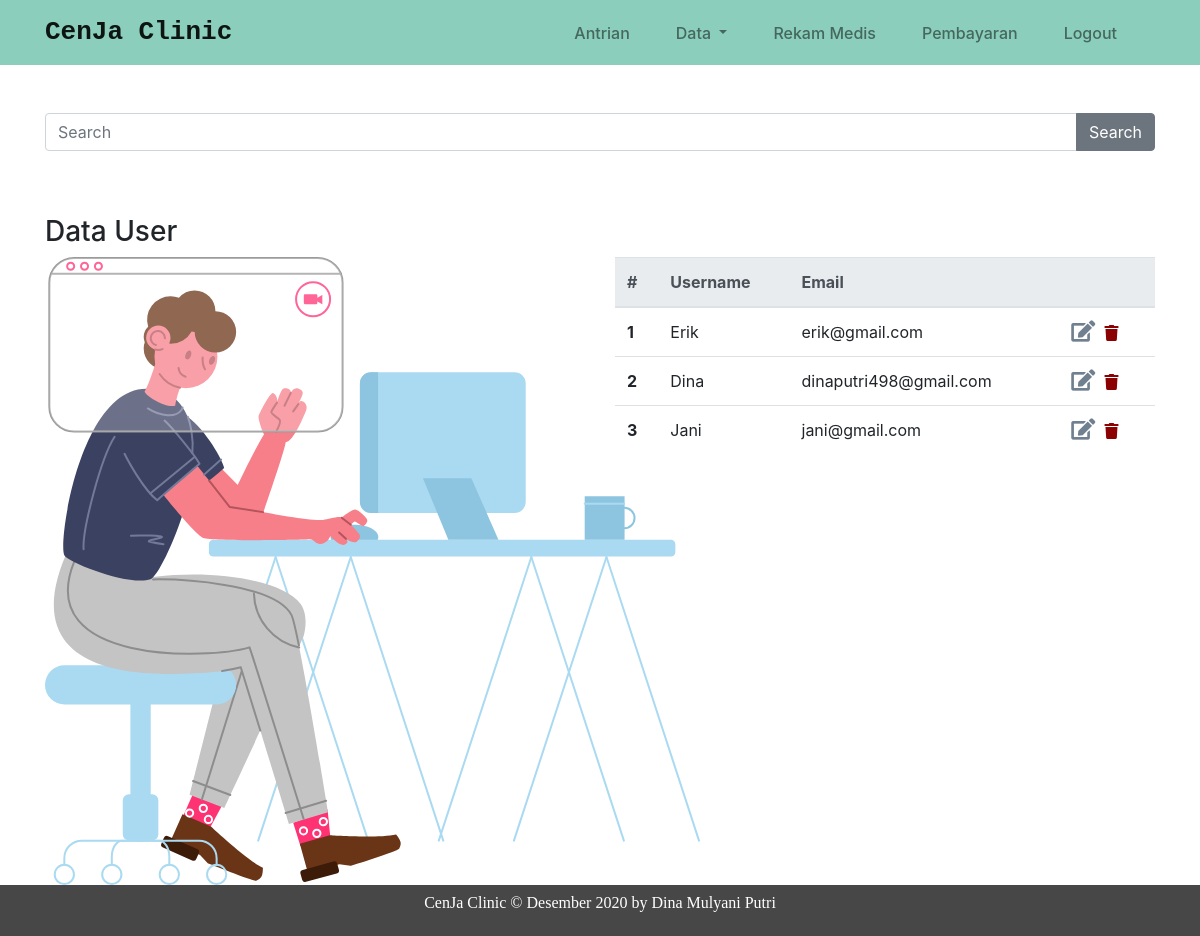
The app's page /index.php/user with its own data.
### tables this page shows
CREATE TABLE `users` (
  `id_user` int(11) NOT NULL,
  `username` varchar(30) NOT NULL,
  `email` varchar(30) NOT NULL,
  `password` varchar(256) NOT NULL
);

### application/controllers/User.php (called while the page is built, shortened)
<?php
class User extends CI_Controller
{
    public function __construct()
    {
        $this->load->model('User_model');
        $this->load->library('form_validation');
        $this->load->helper('form');
    }
    public function index()
    {
        $data['judul'] = "List Pasien";
        $data['users'] = $this->User_model->getAllUser();
        $this->load->view('template/header', $data);
        $this->load->view('klinik/user', $data);
        $this->load->view('template/footer');
    }
}

### index.php (called while the page is built, shortened)
<?php
require_once BASEPATH.'core/CodeIgniter.php';

### application/models/User_model.php (called while the page is built, shortened)
<?php
class User_model extends CI_model
{
    public function getAllUser()
    {
        return $this->db->get('users')->result_array();
    }
}

### application/views/klinik/user.php (the view, shortened to what this page needs)
<div class="container">
    <div class="row mt-5 mb-5">
        <div class="col">
            <form action="" method="post">
                <div class="input-group mb-3">
                    <input type="text" class="form-control" placeholder="Search" name="keyword">
                    <div class="input-group-append">
                        <button class="btn btn-secondary" type="submit">Search</button>
                    </div>
                </div>
            </form>
        </div>
    </div>
    <h3 class="mt-5">Data User</h3>
    <div class="row">
        <div class="col-md-6">
            <img src="<?php echo base_url(); ?>assets/img/remote-work-man.svg" alt="">
        </div>
        <div class="col-md-6">
            <table class="table">
                <thead class="thead-light">
                    <tr>
                        <th scope="col">#</th>
                        <th scope="col">Username</th>
                        <th scope="col">Email</th>
                        <th scope="col"></th>
                    </tr>
                </thead>
                <tbody>
                    <?php $start = 0; ?>
                    <?php foreach ($users as $u) : ?>
                        <tr>
                            <th scope="row"><?php echo ++$start; ?></th>
                            <td><?php echo $u['username']; ?></td>
                            <td><?php echo $u['email']; ?></td>
                            <td>
                                <a href="<?php echo base_url(); ?>user/edit/<?php echo $u['id_user']; ?>" class="tampilModalEditUser" data-toggle="modal" data-target="#formModal" data-id_user="<?php echo $u['id_user']; ?>"><i class="fas fa-edit fa-lg"></i></a>
                                <a href="<?php echo base_url(); ?>user/hapus/<?php echo $u['id_user']; ?>" class="badge icon-hapus"><i class="fas fa-trash fa-lg"></i></a>
                            </td>
                        </tr>
                    <?php endforeach; ?>
                </tbody>
            </table>
        </div>
    </div>
</div>

### assets/css/style.css (style rules this page uses)
.fa-edit { color: slategrey; }
.fa-trash { color: darkred; }

### records on screen
users: username "Erik", email "erik@gmail.com"
users: username "Dina", email "dinaputri498@gmail.com"
users: username "Jani", email "jani@gmail.com"
